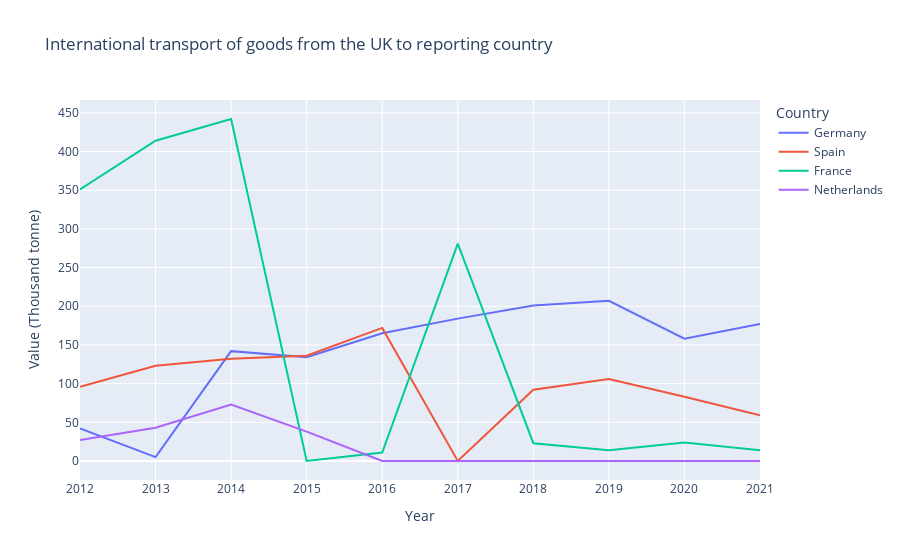

The notebook cell this image was saved under:
### Markdown cell above
Further, we will visualize the transportation of goods by railway in thousands of tonnes from the UK to some of the most developed European countries, namely - Germany, Spain, France and the Netherlands. This is done for the years from 2012 until after 2020, according to the available public data. According to the database, those were the only European countries UK was exporting goods to.

### Code cell
fig=px.line(eugoods_export_df, x='Year', y='Value (Thousand tonne)', color='Country', title='International transport of goods by rail from the UK to reporting country')
fig.show()

### Figure 1 — Plotly figure (JSON) as saved in the notebook; plotly's stock layout.template omitted (floating-point values rounded to 4 significant figures)
{"data": [{"hovertemplate": "Country=Germany<br>Year=%{x}<br>Value (Thousand tonne)=%{y}<extra></extra>", "legendgroup": "Germany", "line": {"color": "#636efa", "dash": "solid"}, "marker": {"symbol": "circle"}, "mode": "lines", "name": "Germany", "orientation": "v", "showlegend": true, "type": "scatter", "x": [2012, 2013, 2014, 2015, 2016, 2017, 2018, 2019, 2020, 2021], "xaxis": "x", "y": [42, 5, 142, 134, 165, 184, 201, 207, 158, 177], "yaxis": "y"}, {"hovertemplate": "Country=Spain<br>Year=%{x}<br>Value (Thousand tonne)=%{y}<extra></extra>", "legendgroup": "Spain", "line": {"color": "#EF553B", "dash": "solid"}, "marker": {"symbol": "circle"}, "mode": "lines", "name": "Spain", "orientation": "v", "showlegend": true, "type": "scatter", "x": [2012, 2013, 2014, 2015, 2016, 2017, 2018, 2019, 2020, 2021], "xaxis": "x", "y": [96, 123, 132, 136, 172, 0, 92, 106, 83, 59], "yaxis": "y"}, {"hovertemplate": "Country=France<br>Year=%{x}<br>Value (Thousand tonne)=%{y}<extra></extra>", "legendgroup": "France", "line": {"color": "#00cc96", "dash": "solid"}, "marker": {"symbol": "circle"}, "mode": "lines", "name": "France", "orientation": "v", "showlegend": true, "type": "scatter", "x": [2012, 2013, 2014, 2015, 2016, 2017, 2018, 2019, 2020, 2021], "xaxis": "x", "y": [351, 414, 442, 0, 11, 281, 23, 14, 24, 14], "yaxis": "y"}, {"hovertemplate": "Country=Netherlands<br>Year=%{x}<br>Value (Thousand tonne)=%{y}<extra></extra>", "legendgroup": "Netherlands", "line": {"color": "#ab63fa", "dash": "solid"}, "marker": {"symbol": "circle"}, "mode": "lines", "name": "Netherlands", "orientation": "v", "showlegend": true, "type": "scatter", "x": [2012, 2013, 2014, 2015, 2016, 2017, 2018, 2019, 2020, 2021], "xaxis": "x", "y": [27, 43, 73, 38, 0, 0, 0, 0, 0, 0], "yaxis": "y"}], "layout": {"autotypenumbers": "convert types", "legend": {"title": {"text": "Country"}, "tracegroupgap": 0}, "title": {"text": "International transport of goods from the UK to reporting country"}, "xaxis": {"anchor": "y", "domain": [0, 1], "title": {"text": "Year"}}, "yaxis": {"anchor": "x", "domain": [0, 1], "title": {"text": "Value (Thousand tonne)"}}}}
